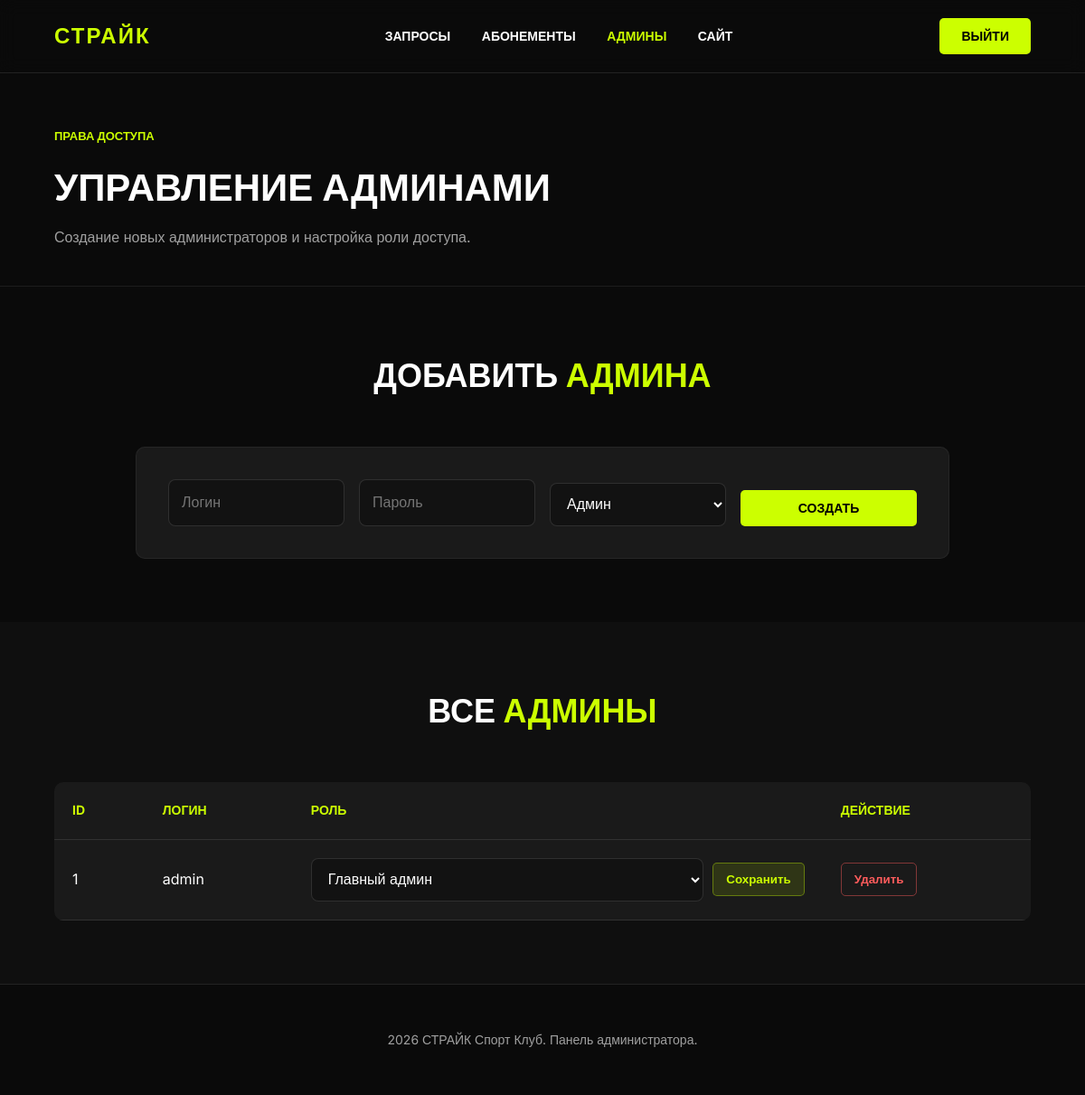
/admin/users (signed in), run on the app's committed database.
### tables this page shows
CREATE TABLE admin_users (
                id INTEGER PRIMARY KEY AUTOINCREMENT,
                username TEXT NOT NULL UNIQUE,
                password_hash TEXT NOT NULL,
                role TEXT NOT NULL DEFAULT 'admin'
            );

### main.py (the view)
@app.get("/admin/users", response_class=HTMLResponse)
async def read_admin_users_page(request: Request, _: None = Depends(require_superadmin)):
    return templates.TemplateResponse(
        request=request,
        name="admin_users.html",
        context=get_admin_users_context(request),
    )

### templates/admin_users.html (shortened to what this page needs)
<!DOCTYPE html>
<html lang="ru">
<head>
    <link rel="stylesheet" href="{{ url_for('static', path='admin_users.css') }}">
</head>
<body>
    <header>
        <div class="logo">Страйк</div>
        <nav>
            <a href="/admin">Запросы</a>
            <a href="/admin/abonements">Абонементы</a>
            <a href="/admin/users" class="nav-active">Админы</a>
            <a href="/">Сайт</a>
        </nav>
        <form method="post" action="/admin/logout">
            <button type="submit" class="btn">Выйти</button>
        </form>
    </header>
    <main class="admin-page">
        <section class="admin-top">
            <div>
                <p class="admin-label">Права доступа</p>
                <h1>Управление админами</h1>
                <p class="admin-text">Создание новых администраторов и настройка роли доступа.</p>
            </div>
        </section>
        <section class="admin-create-section">
            <h2>Добавить <span>админа</span></h2>
            <div class="card form-card">
                <form class="admin-user-form" method="post" action="/admin/users/create">
                    <input type="text" name="username" placeholder="Логин" required>
                    <input type="password" name="password" placeholder="Пароль" required>
                    <select name="role" required>
                        <option value="admin">Админ</option>
                    </select>
                    <button type="submit" class="btn">Создать</button>
                </form>
            </div>
        </section>
        <section id="schedule">
            <h2>Все <span>админы</span></h2>
            <div class="schedule-container">
                <table>
                    <thead>
                        <tr>
                            <th>ID</th>
                            <th>Логин</th>
                            <th>Роль</th>
                            <th>Действие</th>
                        </tr>
                    </thead>
                    <tbody>
                        {% for admin_user in admin_users %}
                        <tr>
                            <td>{{ admin_user.id }}</td>
                            <td>{{ admin_user.username }}</td>
                            <td>
                                <form class="role-form" method="post" action="/admin/users/update/{{ admin_user.id }}">
                                    <select name="role">
                                        <option value="superadmin" {% if admin_user.role == 'superadmin' %}selected{% endif %}>Главный админ</option>
                                    </select>
                                    <button type="submit" class="save-btn">Сохранить</button>
                                </form>
                            </td>
                            <td>
                                <form method="post" action="/admin/users/delete/{{ admin_user.id }}">
                                    <button type="submit" class="delete-btn">Удалить</button>
                                </form>
                            </td>
                        </tr>
                        {% endfor %}
                    </tbody>
                </table>
            </div>
        </section>
        <footer>
            <p>2026 СТРАЙК Спорт Клуб. Панель администратора.</p>
        </footer>
    </main>
</body>
</html>

### static/admin_users.css (style rules this page uses)
:root { --primary: #ccff00; --bg-dark: #0a0a0a; --bg-card: #1a1a1a; --text-light: #ffffff; --text-gray: #a0a0a0; --transition: all 0.3s ease; }
* { margin: 0; padding: 0; box-sizing: border-box; }
body { font-family: 'Inter', sans-serif; background-color: var(--bg-dark); color: var(--text-light); line-height: 1.6; overflow-x: hidden; }
header { position: fixed; top: 0; width: 100%; padding: 20px 5%; display: flex; justify-content: space-between; align-items: center; background: rgba(10, 10, 10, 0.9); backdrop-filter: blur(10px); z-index: 1000; border-bottom: 1px solid rgba(255, 255, 255, 0.1); }
.logo { font-weight: 900; font-size: 24px; letter-spacing: 2px; color: var(--primary); text-transform: uppercase; }
nav a { color: var(--text-light); text-decoration: none; margin-left: 30px; font-size: 14px; font-weight: 700; text-transform: uppercase; transition: var(--transition); }
nav a:hover, .nav-active { color: var(--primary); }
.btn { background-color: var(--primary); color: #000; padding: 12px 24px; border-radius: 5px; text-decoration: none; font-weight: 700; text-transform: uppercase; font-size: 14px; transition: var(--transition); border: none; cursor: pointer; }
.admin-page { padding-top: 90px; }
.admin-top { padding: 50px 5% 40px; border-bottom: 1px solid rgba(255, 255, 255, 0.08); }
.admin-label { color: var(--primary); font-size: 13px; text-transform: uppercase; font-weight: 700; margin-bottom: 12px; }
.admin-top h1 { font-size: 42px; text-transform: uppercase; margin-bottom: 10px; }
.admin-text { color: var(--text-gray); max-width: 680px; }
section { padding: 70px 5%; }
h2 { font-size: 36px; text-transform: uppercase; margin-bottom: 50px; text-align: center; }
h2 span { color: var(--primary); }
.card { background: var(--bg-card); padding: 35px; border-radius: 10px; border: 1px solid rgba(255, 255, 255, 0.05); }
.form-card { max-width: 900px; margin: 0 auto; }
.admin-user-form { display: grid; grid-template-columns: repeat(auto-fit, minmax(180px, 1fr)); gap: 16px; align-items: end; }
input, select { width: 100%; background: #121212; color: var(--text-light); border: 1px solid rgba(255, 255, 255, 0.12); border-radius: 8px; padding: 12px 14px; font: inherit; }
#schedule { background-color: #0f0f0f; }
.schedule-container { overflow-x: auto; }
table { width: 100%; border-collapse: collapse; min-width: 760px; background: var(--bg-card); border-radius: 10px; overflow: hidden; }
th, td { padding: 20px; text-align: left; border-bottom: 1px solid rgba(255, 255, 255, 0.1); }
th { color: var(--primary); text-transform: uppercase; font-size: 14px; }
form { margin: 0; }
.role-form { display: flex; gap: 10px; align-items: center; }
.save-btn { background: rgba(204, 255, 0, 0.12); color: var(--primary); border: 1px solid rgba(204, 255, 0, 0.35); padding: 10px 14px; border-radius: 5px; cursor: pointer; font-weight: 700; transition: var(--transition); }
.delete-btn { background: transparent; color: #ff5c5c; border: 1px solid rgba(255, 92, 92, 0.45); padding: 10px 14px; border-radius: 5px; cursor: pointer; font-weight: 700; transition: var(--transition); }
footer { padding: 50px 5%; text-align: center; border-top: 1px solid rgba(255, 255, 255, 0.1); color: var(--text-gray); font-size: 14px; }

### data on the page
admin_users: id "1", username "admin", role "Главный админ"
